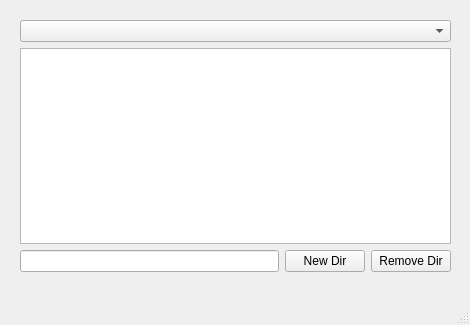
<?xml version="1.0" encoding="UTF-8"?>
<ui version="4.0">
 <class>MainWindow</class>
 <widget class="QMainWindow" name="MainWindow">
  <property name="geometry">
   <rect>
    <x>0</x>
    <y>0</y>
    <width>470</width>
    <height>325</height>
   </rect>
  </property>
  <property name="windowTitle">
   <string>MainWindow</string>
  </property>
  <widget class="QWidget" name="centralwidget">
   <widget class="QWidget" name="">
    <property name="geometry">
     <rect>
      <x>20</x>
      <y>20</y>
      <width>431</width>
      <height>252</height>
     </rect>
    </property>
    <layout class="QVBoxLayout" name="verticalLayout">
     <item>
      <widget class="QComboBox" name="comboBox"/>
     </item>
     <item>
      <widget class="QListWidget" name="listWidget"/>
     </item>
     <item>
      <layout class="QHBoxLayout" name="horizontalLayout">
       <item>
        <widget class="QLineEdit" name="lineEditNameDir"/>
       </item>
       <item>
        <widget class="QPushButton" name="pushButtonNewDir">
         <property name="text">
          <string>New Dir</string>
         </property>
        </widget>
       </item>
       <item>
        <widget class="QPushButton" name="pushButtonRemoveDir">
         <property name="text">
          <string>Remove Dir</string>
         </property>
        </widget>
       </item>
      </layout>
     </item>
    </layout>
   </widget>
  </widget>
  <widget class="QMenuBar" name="menubar">
   <property name="geometry">
    <rect>
     <x>0</x>
     <y>0</y>
     <width>470</width>
     <height>20</height>
    </rect>
   </property>
  </widget>
  <widget class="QStatusBar" name="statusbar"/>
 </widget>
 <resources/>
 <connections/>
</ui>
